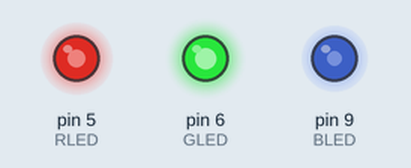
Simulated run of this sketch. Board: Arduino Uno, built with avr-gcc and run on an emulated ATmega328P. Parts: output pins drawn as LEDs (lit = HIGH).

Above: at 0.5 s.
At 3.45 s:
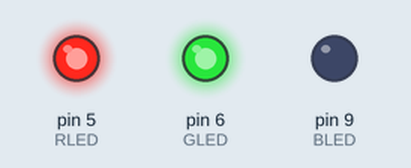
At 6.45 s:
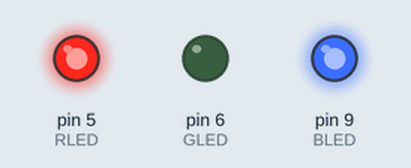
At 7.95 s:
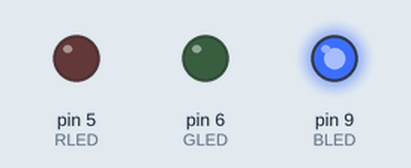
At 9.45 s:
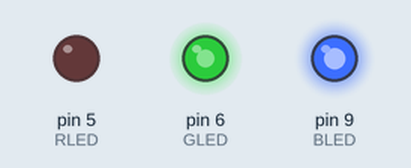
At 12.45 s:
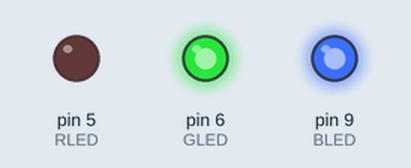
Timing chart, 0 to 16.1 s (numbered marks = the images above):
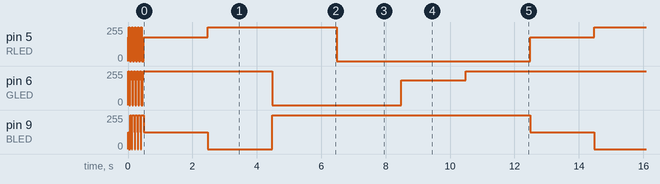

The sketch:

ACM.ino
```cpp
#include <Arduino.h>
#include "Pinout.h"
#include "StatusLED.h"

StatusLED onboardLED = StatusLED ();

void setup()
{
  onboardLED.setup();
  for (uint8_t i = 5; i--;)
  {
    onboardLED.LEDColorRotation(100);
  }
}

void loop()
{
  onboardLED.LEDColorRotation(12000);
}
```

Pinout.h
```cpp
//
//  AR19 - Pinout.h
//  University of Agder - 2018
//  Group: Simon Nylund and Andreas Wæhle
//
//  File: Pinout.h
//  Control_V1.0
//  Descrption: Initialize all used I/O pins.
//
//  Created by Andreas Wæhle on 25/11/2018.
//

#ifndef Pinout_h
#define Pinout_h

#include <Arduino.h>

//Usable INPUTS/OUTPUTS


const uint8_t PWM0          = PB2;   // PB2; PWM pin or chip select for MCU if using SPI
const uint8_t PWM1_INT1     = PD3;   // PD3; INT1 input pin or PWM pin
const uint8_t AD0           = PC3;   // PC3; Analog/digital pin
const uint8_t AD1           = PC2;   // PC2; Analog/digital pin
const uint8_t AD2_SDA       = PC4;   // PC4; SDA pin for I2C or analog/digital pin
const uint8_t AD3_SCL       = PC5;   // PC5; SCL pin for I2C or analog/digital pin
const uint8_t MISO_         = PB4;   // PB4; MISO pin for SPI, DO NO USE WITHOUT SERIES RESISTOR
const uint8_t MOSI_         = PB3;   // PB3; MOSI pin for SPI, DO NO USE WITHOUT SERIES RESISTOR
const uint8_t SCK_          = PB5;   // PB5; Clock pin for SPI, DO NOT USE WITHOUT SERIES RESISTOER

//Predefined OUTPUTS

const uint8_t RLED          = PD5;    // PD5; PWM output to red led in the RGB led
const uint8_t GLED          = PD6;    // PD6; PWM output to green led in the RGB led
const uint8_t BLED          = 9;      // PB1; PWM output to blue led in the RGB led

//Predefined INPUTS

const uint8_t VOLTAGE_CHECK = PC0;   // PC0; Internal on board voltage check pin

#endif
```

StatusLED.cpp
```cpp
// (licence header left out)
#include "StatusLED.h"

//---- dotStar LED ----//

StatusLED::StatusLED ()
{}


void StatusLED::setup ()
{
  pinMode(RLED, OUTPUT);
  pinMode(GLED, OUTPUT);
  pinMode(BLED, OUTPUT);

  digitalWrite(RLED, HIGH);
  digitalWrite(BLED, HIGH);
  digitalWrite(GLED, HIGH);

}

void StatusLED::setLEDColor (uint8_t red, uint8_t green, uint8_t blue)
{
  if (green == 255)
  {
    analogWrite(RLED, red);
    digitalWrite(GLED, HIGH);
    analogWrite(BLED, blue);
  }
  if (red == 255)
  {
    analogWrite(GLED, green);
    digitalWrite(RLED, HIGH);
    analogWrite(BLED, blue);
  }
  if (blue == 255)
  {
    analogWrite(GLED, green);
    digitalWrite(BLED, HIGH);
    analogWrite(RLED, red);
  }
  if (blue == 255 && red == 255)
  {
    analogWrite(GLED, green);
    digitalWrite(BLED, HIGH);
    digitalWrite(RLED, HIGH);
  }
  if (blue == 255 && green == 255)
  {
    analogWrite(RLED, red);
    digitalWrite(BLED, HIGH);
    digitalWrite(GLED, HIGH);
  }
  if (blue == 255 && green == 255)
  {
    analogWrite(BLED, blue);
    digitalWrite(RLED, HIGH);
    digitalWrite(GLED, HIGH);
  }
  if (blue == 255 && green == 255 && red ==255)
  {
    digitalWrite(BLED, HIGH);
    digitalWrite(RLED, HIGH);
    digitalWrite(GLED, HIGH);
  }
  else
  {
  analogWrite(RLED, red);
  analogWrite(GLED, green);
  analogWrite(BLED, blue);
  }
}

void StatusLED::LEDColorRotation ()
{
  LEDrotatinTime_ = StatusLEDSettings::colorRotation/6;
  cycleRainbowColors_ (LEDrotatinTime_);
}

void StatusLED::LEDColorRotation (uint16_t delayTime)
{
  LEDrotatinTime_ = delayTime/6;
  cycleRainbowColors_ (LEDrotatinTime_);
}

void StatusLED::setColorConstant (char color)
{
  switch (color)
  {
    case 'r': setLEDColor(StatusLEDSettings::RED_redLED, StatusLEDSettings::RED_greenLED, StatusLEDSettings::RED_blueLED);
      break;
    case 'o': setLEDColor(StatusLEDSettings::ORANGE_redLED, StatusLEDSettings::ORANGE_greenLED, StatusLEDSettings::ORANGE_blueLED);
      break;
    case 'y': setLEDColor(StatusLEDSettings::YELLOW_redLED, StatusLEDSettings::YELLOW_greenLED, StatusLEDSettings::YELLOW_blueLED);
      break;
    case 'g': setLEDColor(StatusLEDSettings::GREEN_redLED, StatusLEDSettings::GREEN_greenLED, StatusLEDSettings::GREEN_blueLED);
      break;
    case 'b': setLEDColor(StatusLEDSettings::BLUE_redLED, StatusLEDSettings::BLUE_greenLED, StatusLEDSettings::BLUE_blueLED);
      break;
    case 'p': setLEDColor(StatusLEDSettings::PURPLE_redLED, StatusLEDSettings::PURPLE_greenLED, StatusLEDSettings::PURPLE_blueLED);
      break;
    case 'w': setLEDColor(StatusLEDSettings::WHITE_redLED, StatusLEDSettings::WHITE_greenLED, StatusLEDSettings::WHITE_blueLED);
      break;
    default: setLEDColor(StatusLEDSettings::minLEDValue, StatusLEDSettings::minLEDValue, StatusLEDSettings::minLEDValue);
      break;
  }
}

void StatusLED::setColorBlink (char color, uint16_t delayTime)
{
  currentMillis_ = millis();
  if (currentMillis_ - previousMillis_ >= delayTime)
  {
    previousMillis_ = currentMillis_;
    if (ledState_ == 0)
    {
      ledState_ = 1;
      setColorConstant (color);
    }
    else
    {
      ledState_ = 0;
      setColorConstant (0);
    }
  }
}

void StatusLED::cycleRainbowColors_ (float delayTime)
{
  setLEDColor(StatusLEDSettings::PURPLE_redLED, StatusLEDSettings::PURPLE_greenLED, StatusLEDSettings::PURPLE_blueLED);
  delay(delayTime);
  setLEDColor(StatusLEDSettings::BLUE_redLED, StatusLEDSettings::BLUE_greenLED, StatusLEDSettings::BLUE_blueLED);
  delay(delayTime);
  setLEDColor(StatusLEDSettings::GREEN_redLED, StatusLEDSettings::GREEN_greenLED, StatusLEDSettings::GREEN_blueLED);
  delay(delayTime);
  setLEDColor(StatusLEDSettings::YELLOW_redLED, StatusLEDSettings::YELLOW_greenLED, StatusLEDSettings::YELLOW_blueLED);
  delay(delayTime);
  setLEDColor(StatusLEDSettings::ORANGE_redLED, StatusLEDSettings::ORANGE_greenLED, StatusLEDSettings::ORANGE_blueLED);
  delay(delayTime);
  setLEDColor(StatusLEDSettings::RED_redLED, StatusLEDSettings::RED_greenLED, StatusLEDSettings::RED_blueLED);
  delay(delayTime);
}
```

StatusLED.h
```cpp
// (licence header left out)
#ifndef StatusLED_h
#define StatusLED_h

#include "Arduino.h"
#include "AllSettings.h"
#include "Pinout.h"


class StatusLED
{

//---- dotStar LED ----//
public:
  StatusLED ();
  void setup ();

  void setLEDColor (uint8_t red, uint8_t green, uint8_t blue);
  void LEDColorRotation ();
  void LEDColorRotation (uint16_t delayTime);

  void setColorConstant (char color);
  void setColorBlink (char color, uint16_t delayTime);


private:
  void cycleRainbowColors_ (float delayTime);

  uint8_t minLEDValueG_ = StatusLEDSettings::minLEDValue;
  uint8_t minLEDValueR_ = StatusLEDSettings::minLEDValue;
  uint8_t minLEDValueB_ = StatusLEDSettings::minLEDValue;

  bool ledState_ = 0;
  uint32_t previousMillis_ = 0;
  uint32_t currentMillis_ = 0;

  float LEDrotatinTime_;
};

#endif
```

Voltmeter.cpp
```cpp
// (licence header left out)
//}
```

AllSettings.h
```cpp
// (licence header left out)
#include "Arduino.h"

#ifndef AllSettings_h
#define AllSettings_h

// 1. Analog read settings:

// namespace AnalogReadSettings
// {
//   const uint8_t referenceType = EXTERNAL;           //Voltage applied to the AREF pin (0 to 5V) is used as reference.
//   const uint8_t resolutionBits = 12;                //Returns analogRead() values between 0 and (2^RESOLUTION_BITS)-1.
//   const uint8_t averagingTimes = 32;                //Number of samples to average
// }
//
//
// // 2. Voltagemeter settings, include voltage devider ratio:
// namespace VoltageDividerReadSettings
// {
//
//   const float voltageReal = 5.0;                 //er
//
// }
// // 3. Calibrated sensor values:
// namespace CalibratedSensors
// {
//   const uint16_t minPotThrottle = 1775;
//   const uint16_t maxPotThrottle = 1160;
//   // Calibration for potensiometer on throttle pedal.
//
//   const uint16_t minRotThrottle = 3190;
//   const uint16_t maxRotThrottle = 2435;
//   // Calibration for rotary sensor on throttle pedal.
//
//   const uint16_t minRotBrake = 2215;
//   const uint16_t maxRotBrake = 2640;
//   // Calibration for rotary sensor on brake pedal.
//
//   const uint16_t minPressureFront = 0;
//   const uint16_t maxPressureFront = 1023;
//   // Calibration for pressure sensor acting on front brake calipers.
//
//   const uint16_t minPressureRear = 0;
//   const uint16_t maxPressureRear = 1023;
//   // Calibration for pressure sensor acting on rear brake calipers.
// }
//
// /*---------End changable variables---------*/
//
//
//
//
// //3. Analog read resolutions:
// namespace AnalogReadResolutionSettings
// {
//   const uint8_t  readValueMin = 0;
//   const uint8_t  readValuePercentageMax = 100;
//   const uint8_t  readValueMax8Bit = pow(2, 8) - 1;
//   const uint16_t readValueMax16Bit = pow(2, 16) - 1;
//   const uint32_t readValueMax32Bit = pow(2, 32) - 1;
//   const uint32_t readValueMaxResolutionBits = pow(2, 12) - 1;
//
//
// }

//4. RGBLed settings
namespace StatusLEDSettings
{
  //PWM value definitions
  const uint8_t minLEDValue = 255;
  const uint8_t maxLEDValue = 0;

  //Color rotation predefined delay between colors (ms)
  const uint16_t colorRotation = 1000;

  //Predefined RGB colors
    // RED color
    const uint8_t RED_redLED = 0;
    const uint8_t RED_greenLED = 255;
    const uint8_t RED_blueLED = 255;
    // GREEN color
    const uint8_t GREEN_redLED = 255;
    const uint8_t GREEN_greenLED = 0;
    const uint8_t GREEN_blueLED = 255;
    // BLUE color
    const uint8_t BLUE_redLED = 255;
    const uint8_t BLUE_greenLED = 255;
    const uint8_t BLUE_blueLED = 0;
    // ORANGE color
    const uint8_t ORANGE_redLED = 0;
    const uint8_t ORANGE_greenLED = 186;
    const uint8_t ORANGE_blueLED = 255;
    //YELLOW color
    const uint8_t YELLOW_redLED = 0;
    const uint8_t YELLOW_greenLED = 0;
    const uint8_t YELLOW_blueLED = 255;
    //PURPLE color
    const uint8_t PURPLE_redLED = 180;
    const uint8_t PURPLE_greenLED = 255;
    const uint8_t PURPLE_blueLED = 125;
    //WHITE color
    const uint8_t WHITE_redLED = 255;
    const uint8_t WHITE_greenLED = 255;
    const uint8_t WHITE_blueLED = 255;
}

// 5. CAN settings
// namespace CANSettings
// {
//   const bool defaultFlagsRemote = 0;
//   const bool defaultFlagsExtended = 0;
//   const bool defaultId = 0;
//
//   const uint32_t baudrateCAN = 250000;
//   const bool altTX = false;
//   const bool altRX = false;
//
//   // outMsg ID:
//   const uint32_t pwrLossId = 0x05;
//   const uint32_t canLossId = 0x06;
//   const uint32_t throttleInconsistensyId = 0x07;
//   const uint32_t brakeLightId = 0x08;
//   const uint32_t brakeInconsistensyId = 0x09;
//   const uint32_t throttlePercentageId = 0x15;
//   const uint32_t brakePercentageId = 0x16;
//   const uint32_t frontMCPressureId = 0x17;
//   const uint32_t rearMCPressureId = 0x18;
//
//   // inMsg ID:
//   const uint32_t tpsId = 0x21;
// }

//namespace ComaprisonSensor
//{
//  uint8_t deviationThrottleSensors = 3; // In percentage
//}
#endif
```
